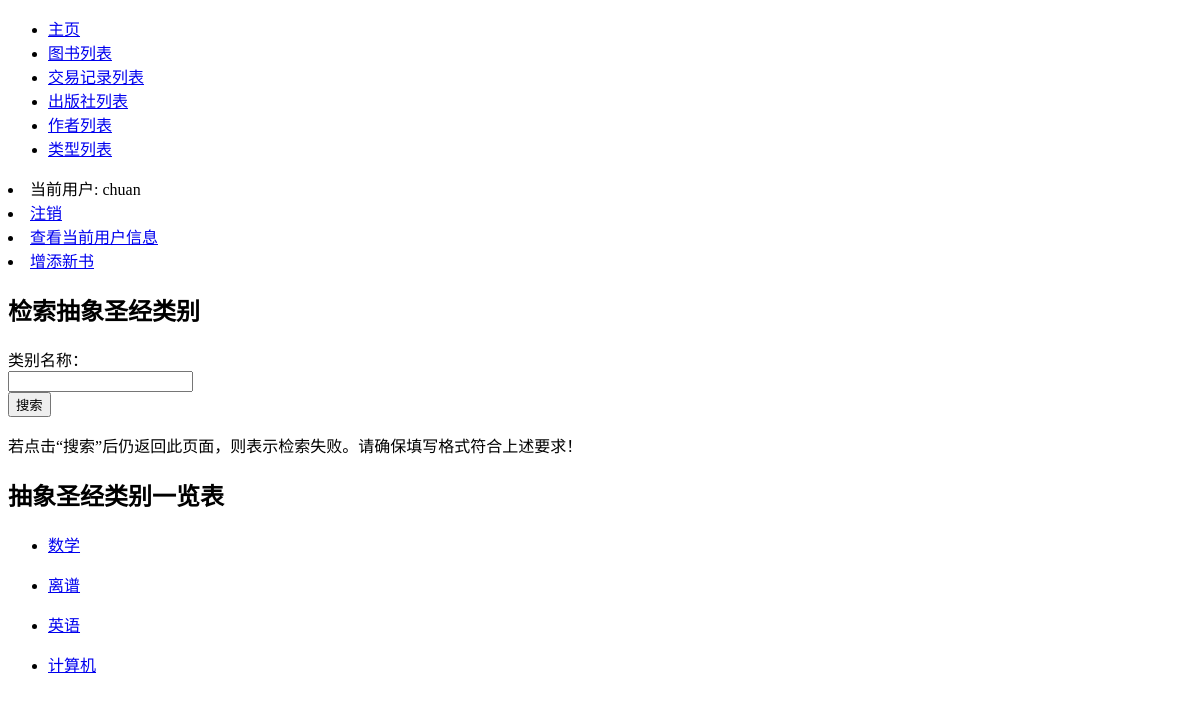
/bookstore/categories/ (signed in), run on an earlier commit of the app's database.
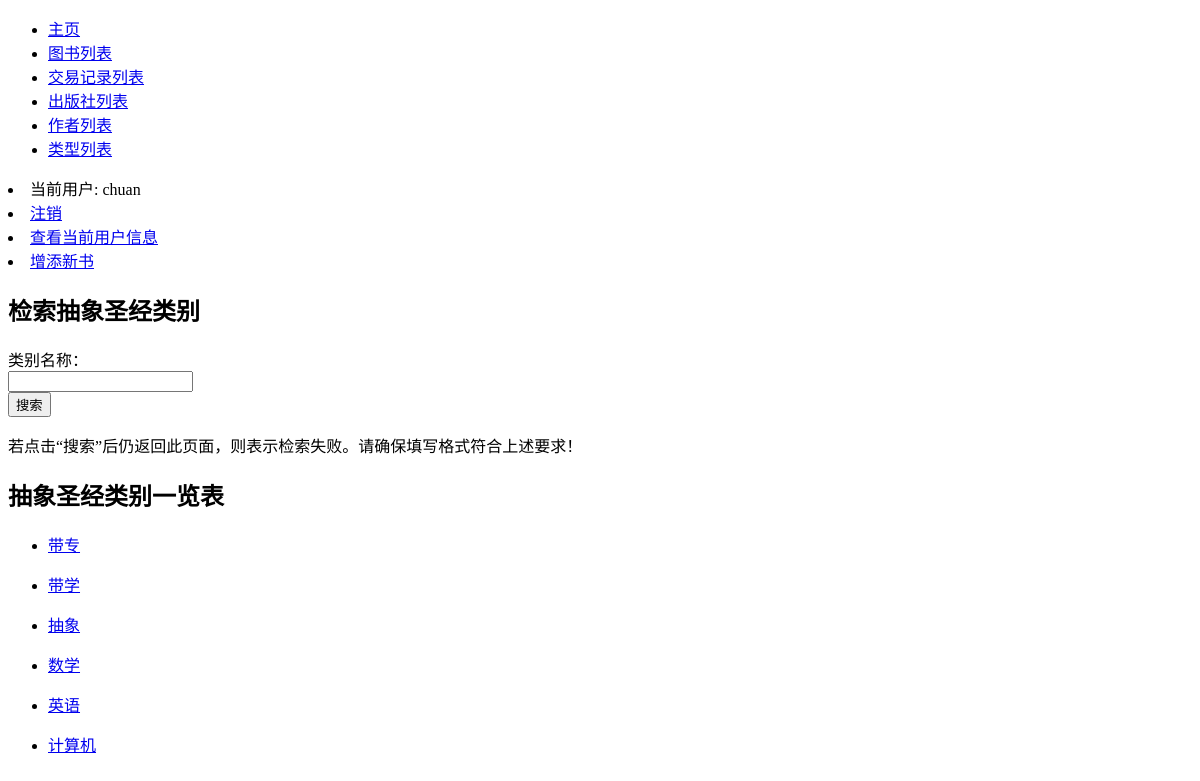
And on a later commit of the database.
### bookstore/models.py (models this page shows, shortened)
class Category(models.Model):
    name = models.CharField(max_length=10, verbose_name='类别')
    class Meta:
        verbose_name = '类别'
        verbose_name_plural = '类别'
        ordering = ['name', ]
    def get_absolute_url(self):
        return reverse('cat_books', args=[str(self.id)])

### bookstore/views.py (the view, shortened to what this page needs)
# urls.py: path('categories/', views.categories, name='categories'),
@login_required
def categories(request):
    cats = Category.objects.all()
    selected_cats = cats
    ct = {'cats': cats}
    return render(request, 'bookstore/category_list.html', context=ct)

### bookstore/templates/bookstore/category_list.html (shortened to what this page needs)
{% extends "base.html" %}
{% block content %}
    <form method="POST" role="form" class="form-horizontal">
        <h2 class="form-signin-heading text-center">检索抽象圣经类别</h2>
        <div class="form-group">
            <label for="id_name" class="col-md-3 control-label">类别名称：</label>
            <div class="col-md-9">
                <input type="text" class="form-control" id="id_name" name="name">
            </div>
        </div>
        <div class="form-group">
            <div class="col-md-4 col-md-offset-4">
                <button class="btn btn btn-primary btn-block" type="submit">搜索</button>
            </div>
        </div>
    </form>
    <p>若点击“搜索”后仍返回此页面，则表示检索失败。请确保填写格式符合上述要求！</p>
    <h2>抽象圣经类别一览表</h2>
    {% if cats %}
    <ul>
      {% for cat in cats %}
      <li>
        <p><a href="{{ cat.get_absolute_url }}">{{ cat.name }}</a></p>
      </li>
      {% endfor %}
    </ul>
    {% else %}
      <p>居然没给抽象圣经分类？在？道个歉？</p>
    {% endif %}
{% endblock %}

### bookstore/templates/base.html (shortened to what this page needs)
<!DOCTYPE html>
<html lang="zh-hans">
<head>
</head>
<body>
    {% block sidebar %}
      <ul class="sidebar-nav">
          <li><a href="{% url 'index' %}">主页</a></li>
          <li><a href="{% url 'books' %}">图书列表</a></li>
          <li><a href="{% url 'transactions' %}">交易记录列表</a></li>
          <li><a href="{% url 'publishers' %}">出版社列表</a></li>
          <li><a href="{% url 'authors' %}">作者列表</a></li>
          <li><a href="{% url 'categories' %}">类型列表</a></li>
      </ul>
      {% if user.is_authenticated %}
        <li>当前用户: {{ user.get_username }}</li>
        <li><a href="{% url 'logout'%}?next={{request.path}}">注销</a></li>
        <li><a href="{% url 'profile' user.id %}?next={{request.path}}">查看当前用户信息</a></li>
        <li><a href="{% url 'newbook' %}?next={{request.path}}">增添新书</a></li>
      {% else %}
        <li><a href="{% url 'login'%}?next={{request.path}}">前往登录界面</a></li>
      {% endif %}
    {% endblock %}
      {% block content %}{% endblock %}
</body>
</html>

What changed in the data, as far as the page shows it:
added Category: name "带专"
added Category: name "带学"
changed Category (number 3 of 6 on the later page): name "离谱" → "抽象"; moves up the list
